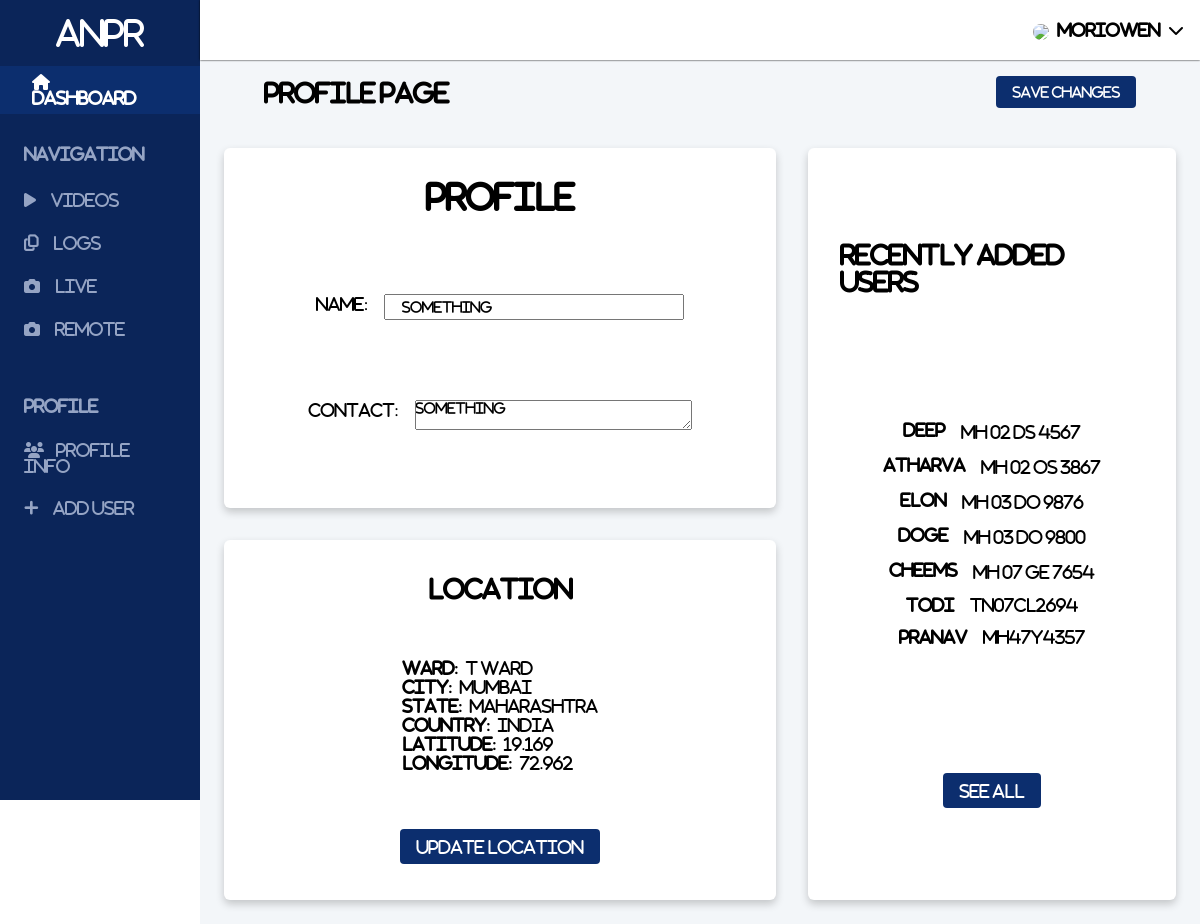
Page /profile/ (signed in) on the earlier database version.
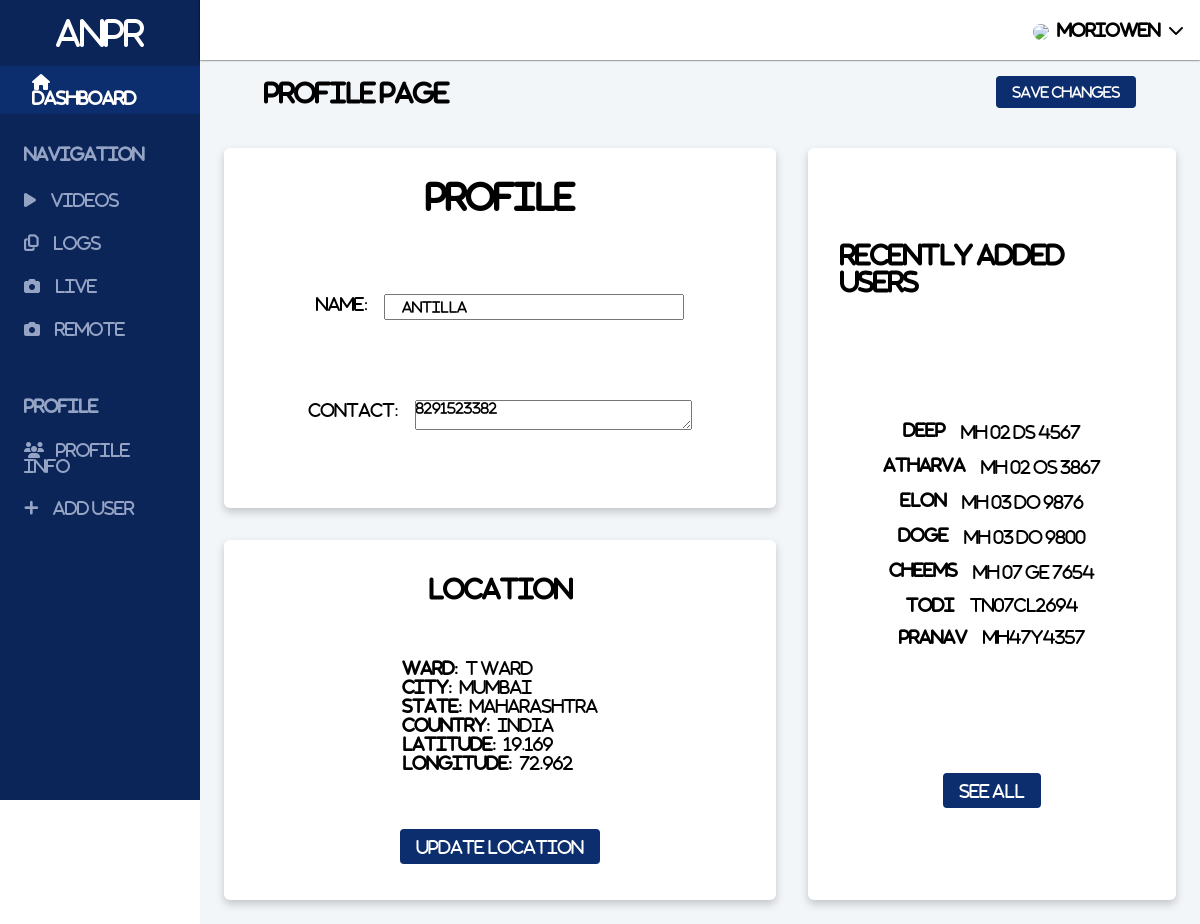
Same page on the later database version.
### app/models.py (models this page shows, shortened)
class Profile(models.Model):
    user = models.ForeignKey(User, default=None, on_delete=models.CASCADE)
    name = models.CharField(max_length=100)
    contact = models.TextField()
    long = models.DecimalField(blank=True, null=True,  max_digits=8, decimal_places=3)
    lat = models.DecimalField(blank=True, null=True, max_digits=8, decimal_places=3)
    town = models.CharField(blank=True, null=True, max_length=100)
    city = models.CharField(blank=True , null=True,max_length=100)
    state = models.CharField(blank=True, null=True, max_length=100)
    country = models.CharField(blank=True, null=True, max_length=100)

### app/views.py (the view, shortened to what this page needs)
# urls.py: path('profile/', views.updateProfile, name="profile"),
def updateProfile(request):
    try:
        profile = Profile.objects.get(user=request.user)
        users = CarProfile.objects.filter(user=request.user)
        print(users)
        print(request)
        form = ProfileForm(instance=Profile.objects.get(user=request.user))
        context = {'form': form, 'profile': profile, 'users': users}
        return render(request, 'profile.html', context)
    except Profile.DoesNotExist:
        profile = Profile.objects.get(user=request.user)
        return render(request, 'profile.html')

### app/forms.py
class ProfileForm(ModelForm):
    class Meta:
        model = Profile
        fields = ['name', 'contact']
        widgets = {
          'contact': forms.Textarea(attrs={'rows':2, 'cols':20}),
        }

### app/models.py (called while the page is built)
    def __str__(self):
        return self.name

### templates/profile.html (shortened to what this page needs)
{% extends 'base.html' %} {% load static %}
{% block header %}
<link rel="stylesheet" href="{% static 'profile.css' %}" />
{% endblock header %}
{% block body %}
<div class="content">
  <div class="changes_bar">
    <h2>Profile Page</h2>
    <form action="" method="POST">
      <button href="">Save Changes</button>
    </form>
  </div>
  <div class="profile__grid">
    <div class="profile_box">
      <div class="inner_profile">
        <h1 style="letter-spacing: 0.1px">Profile</h1>
        <div class="form__label">
          <label for="">Name: </label>
          <div class="profile__header">{{form.name}}</div>
        </div>
        <div class="form__label">
          <label for="">Contact: </label>
          <div class="profile__input">{{form.contact}}</div>
        </div>
      </div>
    </div>
    <div class="user_box">
      <div class="user_container">
        <h2>Recently Added Users</h2>
        <div class="log">
          {% for user in users %}
          <div class="indiviual_log">
            <div class="log__owner">{{user}}</div>
            <div class="log__number">{{user.carno}}</div>
          </div>
          {% endfor %}
        </div>
        <a href="{% url 'addusers' %}">See All</a>
      </div>
    </div>
    <div class="map">
      <div class="map_container">
        <h2>Location</h2>
        <div class="form_control">
          {% if profile.city %}
          <label for="">Ward: </label>
          {{profile.town}}
          <br />
          <label for="">City: </label>
          {{profile.city}}
          <br />
          <label for="">State: </label>
          {{profile.state}}
          <br />
          <label for="">Country: </label>
          {{profile.country}}
          <br />
          <label for="">Latitude: </label>
          {{profile.lat}}
          <br />
          <label for="">Longitude: </label>
          {{profile.long}} {% endif %}
        </div>
        <a href="{% url 'get_location' %}">Update Location</a>
      </div>
    </div>
  </div>
</div>
{% endblock body %}

Differences in the rows shown:
changed Profile "T Ward": name "something" → "Antilla"; contact "something" → "8291523382"
